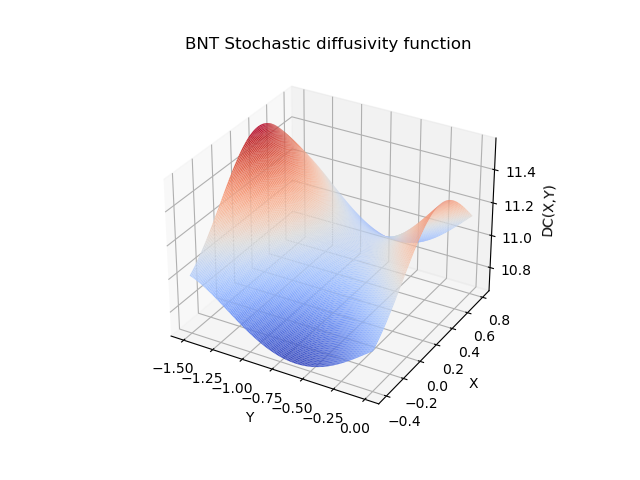

Write the Python code that produced this figure.
#! /usr/bin/env python3
#
def diffusivity_2d_bnt ( dc0, omega, n, x, y ):

#*****************************************************************************80
#
## DIFFUSIVITY_2D_BNT evaluates a 2D stochastic diffusivity function.
#
#  Discussion:
#
#    The 2D diffusion equation has the form
#
#      - Del ( DC(X,Y) Del U(X,Y) ) = F(X,Y)
#
#    where DC(X,Y) is a function called the diffusivity.
#
#    In the stochastic version of the problem, the diffusivity function
#    includes the influence of stochastic parameters:
#
#      - Del ( DC(X,YOMEGA) Del U(X,YOMEGA) ) = F(X,Y).
#
#    In this function, the domain is the rectangle [-1.5,0]x[-0.4,0.8].
#
#    The four stochastic parameters OMEGA(1:4) are assumed to be independent
#    identically distributed random variables with mean value zero and 
#    variance 1.  The distribution is typically taken to be Gaussian or
#    uniform.
#
#    A collocation approach to this problem would then use the roots of
#    Hermite or Legendre polynomials.
#
#  Licensing:
#
#    This code is distributed under the GNU LGPL license.
#
#  Modified:
#
#    08 February 2019
#
#  Author:
#
#    John Burkardt
#
#  Reference:
#
#    Ivo Babuska, Fabio Nobile, Raul Tempone,
#    A stochastic collocation method for elliptic partial differential equations
#    with random input data,
#    SIAM Journal on Numerical Analysis,
#    Volume 45, Number 3, 2007, pages 1005-1034.
#
#  Parameters:
#
#    Input, real DC0, the constant term in the expansion of the 
#    diffusion coefficient.  Take DC0 = 10.
#
#    Input, real OMEGA(4), the stochastic parameters.
#
#    Input, integer N, the number of evaluation points.
#
#    Input, real X(N), Y(N), the points where the diffusion coefficient is to 
#    be evaluated.
#
#    Output, real DC(N), the value of the diffusion coefficient at (X,Y).
#
  import numpy as np

  arg = omega[0] * np.cos ( np.pi * x ) \
      + omega[1] * np.sin ( np.pi * x ) \
      + omega[2] * np.cos ( np.pi * y ) \
      + omega[3] * np.sin ( np.pi * y )

  arg = np.exp ( - 0.125 ) * arg

  dc = dc0 + np.exp ( arg )

  return dc

def diffusivity_2d_bnt_contour ( ):

#*****************************************************************************80
#
## diffusivity_2d_bnt_contour displays contour plots of a 2D stochastic diffusivity function.
#
#  Discussion:
#
#    The diffusivity function is compute by DIFFUSIVITY_2D_BNT.
#
#  Licensing:
#
#    This code is distributed under the GNU LGPL license.
#
#  Modified:
#
#    08 February 2019
#
#  Author:
#
#    John Burkardt
#
#  Reference:
#
#    Ivo Babuska, Fabio Nobile, Raul Tempone,
#    A stochastic collocation method for elliptic partial differential equations
#    with random input data,
#    SIAM Journal on Numerical Analysis,
#    Volume 45, Number 3, 2007, pages 1005-1034.
#
  import matplotlib.pyplot as plt
  from mpl_toolkits.mplot3d import Axes3D
  from matplotlib import cm
  import numpy as np

  print ( '' )
  print ( 'diffusivity_2d_bnt_contour' )
  print ( '  Display contour or surface plots of the stochastic' )
  print ( '  diffusivity function defined by DIFFUSIVITY_2D_BNT.' )
#
#  Set the spatial grid.
#
  nx = 151
  ny = 121

  x_1d = np.linspace ( -1.5, 0.0, nx )
  y_1d = np.linspace ( -0.4, 0.8, ny )

  X, Y = np.meshgrid ( x_1d, y_1d )
#
#  Sample OMEGA.
#
  m = 4
  omega = np.random.rand ( m )
#
#  Compute the diffusivity field, using a uniform OMEGA.
#
  dc0 = 10.0
  n = nx * ny
  DC = diffusivity_2d_bnt ( dc0, omega, n, X, Y )
#
#  Plot the diffusivity field as a surface plot.
#
  fig = plt.figure ( )
  ax = fig.add_subplot ( 111, projection='3d' )
  ax.plot_surface ( X, Y, DC, rstride = 1, cstride = 1, \
    cmap = cm.coolwarm, edgecolor = 'none' )
  ax.set_xlabel ( 'Y' )
  ax.set_ylabel ( 'X' )
  ax.set_zlabel ( 'DC(X,Y)' )
  ax.set_title ( 'BNT Stochastic diffusivity function' )
  filename = 'diffusivity_2d_bnt.png'
  plt.savefig ( filename )
  print ( '' )
  print ( '  Graphics saved as "%s".' % ( filename ) )

  return

def diffusivity_2d_bnt_test ( ):

#*****************************************************************************80
#
## diffusivity_2d_bnt_test tests diffusivity_2d_bnt.
#
#  Licensing:
#
#    This code is distributed under the GNU LGPL license. 
#
#  Modified:
#
#    08 February 2019
#
#  Author:
#
#    John Burkardt
#
#  Parameters:
#
#    None
#
  import platform

  print ( '' )
  print ( 'diffusivity_2d_bnt_test:' )
  print ( '  Python version: %s' % ( platform.python_version ( ) ) )
  print ( '  Test diffusivity_2d_bnt.' )

  diffusivity_2d_bnt_contour ( )
#
#  Terminate.
#
  print ( '' )
  print ( 'diffusivity_2d_bnt_test:' )
  print ( '  Normal end of execution.' )
  return

if ( __name__ == '__main__' ):
  from timestamp import timestamp
  timestamp ( )
  diffusivity_2d_bnt_test ( )
  timestamp ( )
